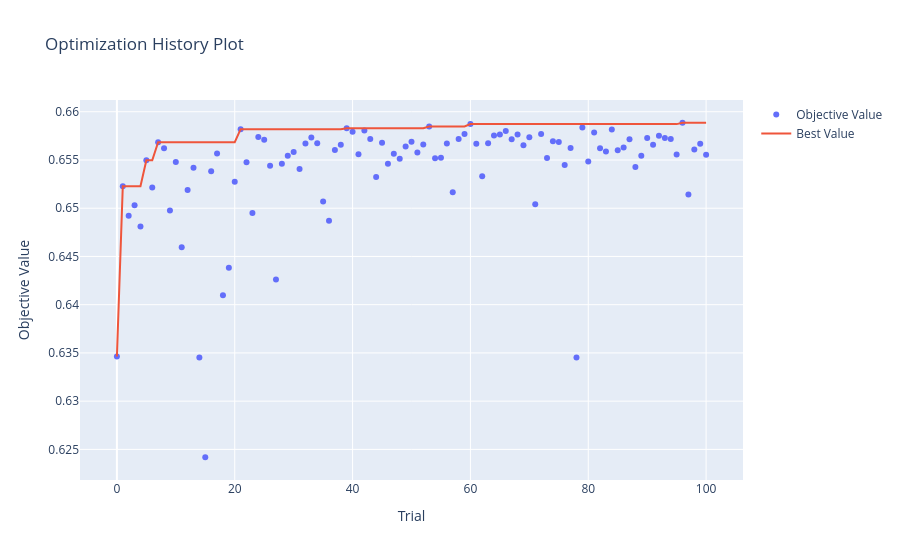

Notebook code for this chart:
### Markdown cell above
## Hyperparameter Tuning with Optuna

Searches XGBoost hyperparameters against the same walk-forward AUC used for window selection, so tuning and window choice are evaluated the same way.

### Code cell
# 1) Optuna study maximising rolling-window AUC -- genuinely distributed:
# both this machine and the laptop's eGPU connect to the SAME study via a
# shared PostgreSQL backend, so the TPE sampler is informed by every
# completed trial from EITHER machine in real time (not two blind searches
# merged after the fact, which is what the previous version of this cell did).
import subprocess, os, time, json, inspect, tempfile

# Postgres storage comes from the environment -- credentials never live in the
# repo (a plaintext DB password used to sit right here). Desktop shell profile
# sets OPTUNA_STORAGE_URL (localhost) and OPTUNA_WORKER_STORAGE_URL (the same
# DB as reachable FROM THE LAPTOP, i.e. the desktop's LAN address). Unset
# (e.g. cloud runs) -> in-process study: same search, no cross-machine sharing.
STORAGE_URL = os.environ.get("OPTUNA_STORAGE_URL")
STUDY_NAME = f"xgb_tuning_{pd.Timestamp.now().strftime('%Y%m%d_%H%M%S')}"  # fresh study -- new data invalidates old trials
TRIAL_CAP = 100  # combined total across both machines

sampler = TPESampler(
    multivariate=True,
    n_startup_trials=20,
    seed=42
)

study = None
if STORAGE_URL:
    try:
        study = optuna.create_study(
            storage=STORAGE_URL,
            study_name=STUDY_NAME,
            sampler=sampler,
            direction="maximize",
            load_if_exists=True,
        )
    except Exception as e:
        # ponytail: Postgres configured but unreachable -- fall back to an
        # in-process study. Costs cross-machine trial sharing only.
        print(f"Postgres unreachable ({e}) -- running an in-process Optuna study instead.")
if study is None:
    if not STORAGE_URL:
        print("OPTUNA_STORAGE_URL not set -- in-process Optuna study (no laptop worker).")
    study = optuna.create_study(sampler=sampler, direction="maximize")

# Tune only on fights before the final holdout window so trial
# selection never sees the test period
tuning_df = full_ufc_selected[full_ufc_selected["date_d"] < train_end]

# --- Dispatch the laptop's eGPU (GTX 1660 SUPER) to join the SAME study ---
# ponytail: laptop is optional acceleration, never a dependency -- any
# failure below falls back to desktop-only tuning against the same study.
# Needs BOTH storage env vars: the worker connects to the desktop's Postgres
# by its LAN address. The worker driver lives in scripts/; the fold/mirror
# helpers are exported from the LIVE kernel definitions so the worker can
# never drift from the notebook's logic.
LAPTOP_HOST = "michael@10.1.1.242"
LAPTOP_KEY = os.path.expanduser("~/.ssh/laptop_g7")
REMOTE_DIR = "~/ufc_trial_worker"
WORKER_STORAGE_URL = os.environ.get("OPTUNA_WORKER_STORAGE_URL")

laptop_joined = False
if STORAGE_URL and WORKER_STORAGE_URL:
    try:
        scratch = tempfile.mkdtemp(prefix="ufc_tuning_")
        tuning_export_path = f"{scratch}/tuning_df_export.parquet"
        meta_export_path = f"{scratch}/tuning_meta.json"
        helpers_path = f"{scratch}/cell4_helpers.py"

        tuning_df.to_parquet(tuning_export_path, index=False)
        with open(meta_export_path, "w") as fh:
            json.dump({"best_train_months": int(best_train_months),
                       "best_test_months": int(best_test_months)}, fh)
        with open(helpers_path, "w") as fh:
            fh.write(
                "import numpy as np\n"
                "import pandas as pd\n"
                "from xgboost import XGBClassifier\n"
                "from sklearn.metrics import (precision_score, recall_score,\n"
                "    f1_score, accuracy_score, roc_auc_score)\n\n"
            )
            for fn in (mirror_fights, create_xgb_model,
                       train_test_windows_by_month, evaluate_cv_predictions):
                fh.write(inspect.getsource(fn) + "\n\n")

        subprocess.run(["ssh", "-i", LAPTOP_KEY, LAPTOP_HOST,
                        f"mkdir -p {REMOTE_DIR}"], check=True, timeout=15)
        subprocess.run(
            ["scp", "-i", LAPTOP_KEY, tuning_export_path, meta_export_path,
             helpers_path, "scripts/shared_study_worker.py",
             f"{LAPTOP_HOST}:{REMOTE_DIR}/"],
            check=True, timeout=120
        )

        remote_venv = "~/gpu_smoke_test_venv/bin/python"
        # rm -f: a stale done-file from a previous run would satisfy the wait
        # loop below instantly and strand a still-running worker.
        remote_cmd = (
            f"cd {REMOTE_DIR} && rm -f laptop_shared_done && "
            f"OPTUNA_STORAGE_URL='{WORKER_STORAGE_URL}' "
            f"CUDA_DEVICE_ORDER=PCI_BUS_ID setsid nohup {remote_venv} "
            f"shared_study_worker.py tuning_df_export.parquet tuning_meta.json {STUDY_NAME} {TRIAL_CAP} "
            f"cuda:1 43 laptop_shared_done < /dev/null > worker.log 2>&1 &"
        )
        # -f backgrounds the ssh client itself right after auth, before running the
        # remote command -- plain "nohup ... &" alone leaves ssh hanging waiting on
        # the channel even with output redirected (confirmed via smoke test).
        subprocess.run(["ssh", "-f", "-i", LAPTOP_KEY, LAPTOP_HOST, remote_cmd], check=True, timeout=15)
        laptop_joined = True
        print(f"Laptop eGPU joined shared study '{STUDY_NAME}' (combined cap: {TRIAL_CAP} trials)...")
    except (subprocess.CalledProcessError, subprocess.TimeoutExpired, OSError) as e:
        print(f"Laptop unreachable ({e}) -- continuing desktop-only against '{STUDY_NAME}' "
              f"(cap: {TRIAL_CAP} trials).")
else:
    print("Worker storage env vars not both set -- desktop-only tuning.")


def objective(trial):
    """Optuna objective: rolling-window cross-validated AUC.

    Suggests an XGBoost parameter set, evaluates it with the same
    monthly rolling-window scheme used for window selection, and
    returns the pooled out-of-sample AUC for Optuna to maximise.

    Parameters
    ----------
    trial : optuna.trial.Trial
        The current Optuna trial.

    Returns
    -------
    float
        Pooled test AUC across the rolling-window folds.
    """
    params = {
        "objective": "binary:logistic",
        "eval_metric": "logloss",
        "verbosity": 0,
        "random_state": 42,

        "max_depth": trial.suggest_int(
            "max_depth",
            1,
            6
        ),

        "learning_rate": trial.suggest_float(
            "learning_rate",
            0.002,
            0.05,
            log=True
        ),

        "n_estimators": trial.suggest_int(
            "n_estimators",
            400,
            1600
        ),

        "min_child_weight": trial.suggest_int(
            "min_child_weight",
            1,
            50
        ),

        "gamma": trial.suggest_float(
            "gamma",
            1e-8,
            10,
            log=True
        ),

        "subsample": trial.suggest_float(
            "subsample",
            0.6,
            1.0
        ),

        "colsample_bytree": trial.suggest_float(
            "colsample_bytree",
            0.6,
            1.0
        ),

        "reg_alpha": trial.suggest_float(
            "reg_alpha",
            1e-8,
            10,
            log=True
        ),

        "reg_lambda": trial.suggest_float(
            "reg_lambda",
            1e-8,
            10,
            log=True
        ),

        "enable_categorical": True,
        "tree_method": "hist",
        "device": "cpu"  # desktop GPU broken; laptop worker below still uses its own cuda:1
    }


    preds = train_test_windows_by_month(
        tuning_df,
        train_months=best_train_months,
        test_months=best_test_months,
        model_params=params
    )


    cv_metrics = evaluate_cv_predictions(
        preds,
        verbose=False
    )


    return cv_metrics["AUC"]


def stop_when_enough(study, trial):
    """Global stop once the SHARED study (both machines combined) hits the cap.

    A small overshoot (typically +1 trial) is possible if both machines
    check right around the boundary at the same time -- negligible at this
    scale (100 trials) and not worth extra coordination overhead to avoid.
    """
    n_complete = len([t for t in study.get_trials(deepcopy=False)
                       if t.state == TrialState.COMPLETE])
    if n_complete >= TRIAL_CAP:
        study.stop()


study.optimize(
    objective,
    n_trials=None,
    callbacks=[stop_when_enough],
)

# --- wait for the laptop worker to also see the cap and stop (only if it joined) ---
if laptop_joined:
    print("Waiting for laptop eGPU worker to finish...")
    wait_start = time.time()
    while True:
        check = subprocess.run(
            ["ssh", "-i", LAPTOP_KEY, LAPTOP_HOST, f"test -f {REMOTE_DIR}/laptop_shared_done"],
            timeout=30
        )
        if check.returncode == 0:
            break
        time.sleep(30)
        print(f"  ...still waiting ({time.time() - wait_start:.0f}s elapsed)")

completed = [t for t in study.trials if t.state == TrialState.COMPLETE]
print(f"Shared study '{STUDY_NAME}' complete: {len(completed)} trials total "
      f"(desktop + laptop combined). Best AUC: {study.best_value:.4f}")
print("Best params:", study.best_params)


fig = plot_optimization_history(study)
fig.show()

### Figure 1 — Plotly figure (JSON) as saved in the notebook; plotly's stock layout.template omitted (floating-point values rounded to 4 significant figures)
{"data": [{"mode": "markers", "name": "Objective Value", "type": "scatter", "x": [0, 1, 2, 3, 4, 5, 6, 7, 8, 9, 10, 11, 12, 13, 14, 15, 16, 17, 18, 19, 20, 21, 22, 23, 24, 25, 26, 27, 28, 29, 30, 31, 32, 33, 34, 35, 36, 37, 38, 39, 40, 41, 42, 43, 44, 45, 46, 47, 48, 49, 50, 51, 52, 53, 54, 55, 56, 57, 58, 59, 60, 61, 62, 63, 64, 65, 66, 67, 68, 69, 70, 71, 72, 73, 74, 75, 76, 77, 78, 79, 80, 81, 82, 83, 84, 85, 86, 87, 88, 89, 90, 91, 92, 93, 94, 95, 96, 97, 98, 99, 100], "y": [0.6346, 0.6523, 0.6492, 0.6503, 0.6481, 0.655, 0.6521, 0.6568, 0.6562, 0.6498, 0.6548, 0.6459, 0.6519, 0.6542, 0.6345, 0.6242, 0.6538, 0.6557, 0.641, 0.6438, 0.6528, 0.6582, 0.6548, 0.6495, 0.6574, 0.6571, 0.6544, 0.6426, 0.6546, 0.6554, 0.6558, 0.6541, 0.6567, 0.6573, 0.6567, 0.6507, 0.6487, 0.656, 0.6566, 0.6583, 0.6579, 0.6556, 0.658, 0.6572, 0.6532, 0.6568, 0.6546, 0.6556, 0.6551, 0.6564, 0.6569, 0.6558, 0.6566, 0.6585, 0.6552, 0.6552, 0.6567, 0.6517, 0.6572, 0.6577, 0.6587, 0.6567, 0.6533, 0.6567, 0.6575, 0.6576, 0.658, 0.6572, 0.6576, 0.6565, 0.6574, 0.6504, 0.6577, 0.6552, 0.6569, 0.6569, 0.6545, 0.6562, 0.6345, 0.6584, 0.6548, 0.6578, 0.6562, 0.6559, 0.6582, 0.656, 0.6563, 0.6572, 0.6543, 0.6555, 0.6573, 0.6566, 0.6575, 0.6573, 0.6572, 0.6556, 0.6589, 0.6514, 0.6561, 0.6567, 0.6555]}, {"mode": "lines", "name": "Best Value", "type": "scatter", "x": [0, 1, 2, 3, 4, 5, 6, 7, 8, 9, 10, 11, 12, 13, 14, 15, 16, 17, 18, 19, 20, 21, 22, 23, 24, 25, 26, 27, 28, 29, 30, 31, 32, 33, 34, 35, 36, 37, 38, 39, 40, 41, 42, 43, 44, 45, 46, 47, 48, 49, 50, 51, 52, 53, 54, 55, 56, 57, 58, 59, 60, 61, 62, 63, 64, 65, 66, 67, 68, 69, 70, 71, 72, 73, 74, 75, 76, 77, 78, 79, 80, 81, 82, 83, 84, 85, 86, 87, 88, 89, 90, 91, 92, 93, 94, 95, 96, 97, 98, 99, 100], "y": [0.6346, 0.6523, 0.6523, 0.6523, 0.6523, 0.655, 0.655, 0.6568, 0.6568, 0.6568, 0.6568, 0.6568, 0.6568, 0.6568, 0.6568, 0.6568, 0.6568, 0.6568, 0.6568, 0.6568, 0.6568, 0.6582, 0.6582, 0.6582, 0.6582, 0.6582, 0.6582, 0.6582, 0.6582, 0.6582, 0.6582, 0.6582, 0.6582, 0.6582, 0.6582, 0.6582, 0.6582, 0.6582, 0.6582, 0.6583, 0.6583, 0.6583, 0.6583, 0.6583, 0.6583, 0.6583, 0.6583, 0.6583, 0.6583, 0.6583, 0.6583, 0.6583, 0.6583, 0.6585, 0.6585, 0.6585, 0.6585, 0.6585, 0.6585, 0.6585, 0.6587, 0.6587, 0.6587, 0.6587, 0.6587, 0.6587, 0.6587, 0.6587, 0.6587, 0.6587, 0.6587, 0.6587, 0.6587, 0.6587, 0.6587, 0.6587, 0.6587, 0.6587, 0.6587, 0.6587, 0.6587, 0.6587, 0.6587, 0.6587, 0.6587, 0.6587, 0.6587, 0.6587, 0.6587, 0.6587, 0.6587, 0.6587, 0.6587, 0.6587, 0.6587, 0.6587, 0.6589, 0.6589, 0.6589, 0.6589, 0.6589]}, {"marker": {"color": "#cccccc"}, "mode": "markers", "name": "Infeasible Trial", "showlegend": false, "type": "scatter", "x": [], "y": []}], "layout": {"title": {"text": "Optimization History Plot"}, "xaxis": {"title": {"text": "Trial"}}, "yaxis": {"title": {"text": "Objective Value"}}}}
